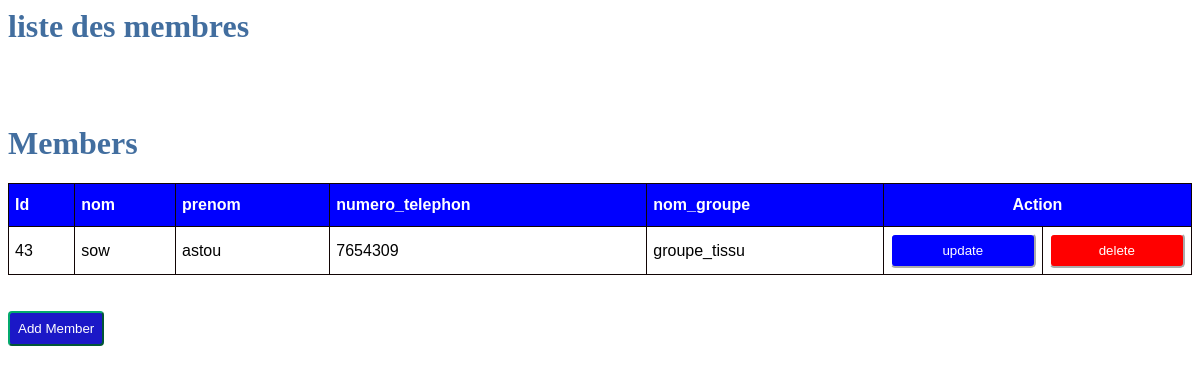
Page /groupe/liste/ on the committed database.
### totine_of_app/models.py (models this page shows, shortened)
class membree(models.Model):
    nom_groupe = models.CharField(max_length=150)
    nom = models.CharField(max_length=150)
    prenom = models.CharField(max_length=10)
    numero_telephon = models.CharField(max_length=20)

### totine_of_app/views.py (the view)
# urls.py: path('groupe/liste/' , liste, name= 'liste'),
def liste(request):
  liste = membree.objects.all()
  return render(request,"groupe/liste_membre.html",{"liste": liste})

### totine_of_app/templates/groupe/liste_membre.html (shortened to what this page needs)
<h1>liste des membres</h1>
          <tbody>
            <tr>
              <!DOCTYPE html>
              <html lang="en">
              <head>
                  <link rel="stylesheet" href="https://cdnjs.cloudflare.com/ajax/libs/font-awesome/5.15.4/css/all.min.css">
             </head>
              <body>
                  <div class="container">
                      <h1>Members</h1>
                      <table id="customers" border="1">
                          <thead>
                              <th>Id</th>
                              <th>nom</th>
                              <th>prenom</th>
                              <th>numero_telephon</th>
                              <th>nom_groupe</th>
                              <th colspan="2" id="mid">Action</th>
                          </thead>
                          {% for membree in  liste%}
                          <tr>
                               <td>{{membree.id}}</td>
                              <td>{{membree.nom}}</td>
                              <td>{{membree.prenom}}</td>
                              <td>{{membree.numero_telephon}}</td>
                              <td>{{membree.nom_groupe}}</td>
                              <td>
                                <a href="{% url 'update' membree.id %}"><button id="up">update</button></a>
                              </td>
                              <td>
                                <a href="{% url 'delete' membree.id %}"><button id="del">delete</button></a>
                              </td>
                          </tr>
                          {% endfor %}
                      </table>
                      <br><br>
                      <a href="{% url 'add' %}"><button id="new3">Add Member</button></a>
                  </div>
              </body>
              </html>

### totine_of_app/templates/groupe/liste_membre.html (style rules this page uses)
.container { margin: 80px 140px 60px 140px; padding: 0px 90px 90px 90px; padding-right: calc(var(--bs-gutter-x) * .5); padding-left: calc(var(--bs-gutter-x) * .5); margin-right: auto; margin-left: auto; }
#customers { font-family: Arial, Helvetica, sans-serif; border-collapse: collapse; width: 100%; }
#customers td, #customers th { border: 1px solid rgb(17, 4, 4); padding: 6px; }
#customers th { padding-top: 12px; padding-bottom: 12px; text-align: left; background-color: blue; color: white; }
#customers #mid { text-align: center; }
#customers #up { background-color: blue; border-color: white; border-radius: 5px; padding: 8px; color: white; }
#customers #del { background-color: red; border-color: white; border-radius: 5px; padding: 8px; color: white; }
#customers button { width: 100%; }
h1 { color: rgb(66, 110, 159); }
.container #new3 { padding: 8px; background-color: rgb(27, 24, 199); color: white; border-radius: 4px; border-color: #04AA6D; }

### rows in the picture
membree: id "43", nom "sow", prenom "astou", numero_telephon "7654309", nom_groupe "groupe_tissu"
